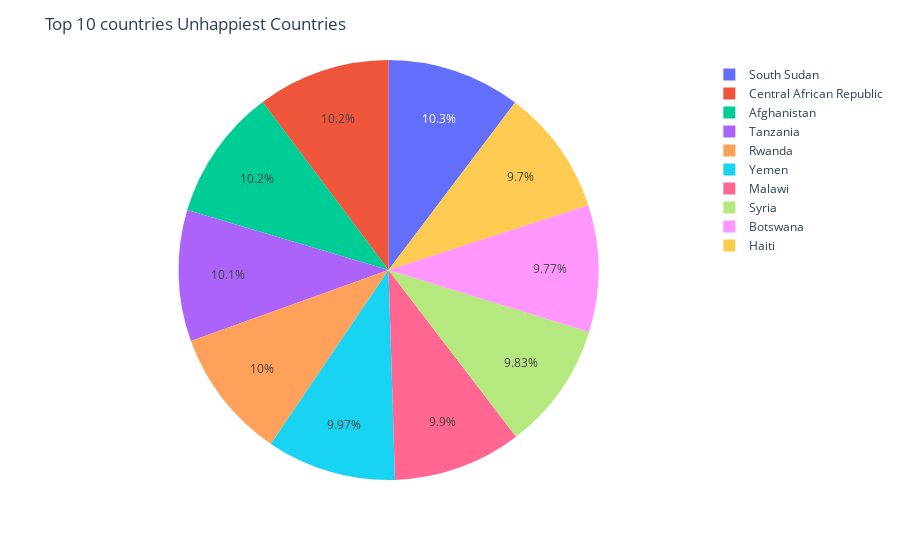

Notebook cell for this chart:
### Code cell
d2 = happy.loc[:,['Country or region','Overall rank']].sort_values(ascending=False, by='Overall rank').head(10)

fig = px.pie(d2, values='Overall rank', names='Country or region')

fig.update_layout(title_text='Top 10 countries Unhappiest Countries')
fig.show()

### Figure 1 — Plotly figure (JSON) as saved in the notebook; plotly's stock layout.template omitted (floating-point values rounded to 4 significant figures)
{"data": [{"domain": {"x": [0, 1], "y": [0, 1]}, "hovertemplate": "Country or region=%{label}<br>Overall rank=%{value}<extra></extra>", "labels": ["South Sudan", "Central African Republic", "Afghanistan", "Tanzania", "Rwanda", "Yemen", "Malawi", "Syria", "Botswana", "Haiti"], "legendgroup": "", "name": "", "showlegend": true, "type": "pie", "values": [156, 155, 154, 153, 152, 151, 150, 149, 148, 147]}], "layout": {"legend": {"tracegroupgap": 0}, "margin": {"t": 60}, "title": {"text": "Top 10 countries Unhappiest Countries"}}}
